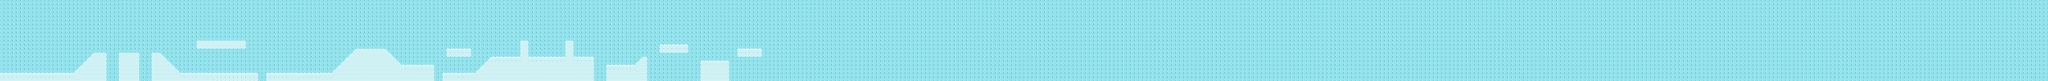

This is a level from a 2D game, rendered from its Tiled map with the project's own tilesets. A one-line summary and the map file follow, with tile-layer data summarised:
An orthogonal 500x20 tile map with 32x32 px tiles, 2 tile layers (patronesFondo, PatronesTerreno) and 35 objects.

<map version="1.0" orientation="orthogonal" renderorder="right-down" width="500" height="20" tilewidth="32" tileheight="32" nextobjectid="104">
 <tileset firstgid="1" name="tiles32" tilewidth="32" tileheight="32" tilecount="98" columns="14">
  <image source="tiles32.png" width="448" height="224" />
 </tileset>
 <layer name="patronesFondo" width="500" height="20">
  <data>[10000 cells, 10000 non-empty, 1 distinct tile ids]</data>
 </layer>
 <layer name="PatronesTerreno" width="500" height="20">
  <data>[10000 cells, 715 non-empty, 9 distinct tile ids]</data>
 </layer>
 <objectgroup name="Monedas" visible="0">
  <object id="43" x="414" y="474" width="40" height="40" />
  <object id="45" x="988" y="300" width="40" height="40" />
  <object id="46" x="1588" y="202" width="40" height="40" />
  <object id="48" x="1838" y="204" width="40" height="40" />
  <object id="49" x="1705" y="482" width="40" height="40" />
  <object id="61" x="2320" y="490" width="40" height="40" />
  <object id="62" x="2872" y="294" width="40" height="40" />
  <object id="63" x="3559" y="293" width="40" height="40" />
  <object id="64" x="4077" y="229" width="40" height="40" />
  <object id="65" x="4427" y="222" width="40" height="40" />
  <object id="66" x="5242" y="256" width="40" height="40" />
 </objectgroup>
 <objectgroup name="Enemigos" visible="0">
  <object id="67" x="1446" y="514" width="40" height="40" />
  <object id="68" x="1727" y="244" width="40" height="40" />
  <object id="69" x="2528" y="511" width="40" height="40" />
  <object id="70" x="3216" y="444" width="40" height="40" />
  <object id="71" x="3569" y="509" width="40" height="40" />
  <object id="72" x="4248" y="378" width="40" height="40" />
  <object id="73" x="4840" y="444" width="40" height="40" />
  <object id="74" x="5568" y="422" width="40" height="40" />
 </objectgroup>
 <objectgroup name="Pinchos">
  <object id="75" x="2183" y="523" width="40" height="40" />
  <object id="76" x="3877" y="394" width="40" height="40" />
  <object id="78" x="515" y="523" width="40" height="40" />
  <object id="102" x="4030" y="394" width="40" height="40" />
  <object id="103" x="5836" y="331" width="40" height="40" />
 </objectgroup>
 <objectgroup name="Suelos" visible="0">
  <object id="80" x="0" y="640">
   <polyline points="0,0 0,-64 576,-64 736,-224 832,-224 832,0" />
  </object>
  <object id="81" x="928" y="640">
   <polyline points="0,0 0,-224 160,-224 160,0" />
  </object>
  <object id="82" x="1184" y="640">
   <polyline points="0,0 0,-224 64,-224 224,-64 832,-64 832,0" />
  </object>
  <object id="83" x="1536" y="321">
   <polyline points="0,0 0,63 384,63 384,-1 0,-1" />
  </object>
  <object id="84" x="2080" y="640">
   <polyline points="0,0 0,-64 512,-64 704,-256 928,-256 1056,-128 1312,-128 1312,0" />
  </object>
  <object id="85" x="3488" y="384">
   <polyline points="0,0 0,64 192,64 192,0 0,0" />
  </object>
  <object id="86" x="3456" y="640">
   <polyline points="0,0 0,-64 256,-64 384,-192 608,-192 608,-320 672,-320 672,-192 960,-192 960,-320 1024,-320 1024,-192 1184,-192 1184,0" />
  </object>
  <object id="87" x="4736" y="640">
   <polyline points="0,0 0,-128 224,-128 288,-192 320,-192 320,0" />
  </object>
  <object id="88" x="5152" y="352">
   <polyline points="0,0 0,64 224,64 224,0 0,0" />
  </object>
  <object id="89" x="5472" y="640">
   <polyline points="0,0 0,-160 224,-160 224,0" />
  </object>
  <object id="90" x="5760" y="384">
   <polyline points="0,0 0,64 192,64 192,0 0,0" />
  </object>
 </objectgroup>
</map>
